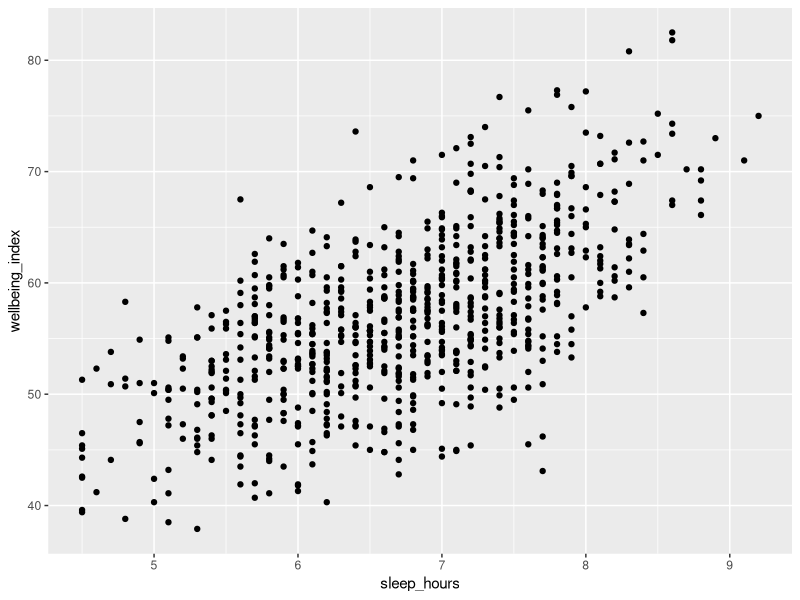
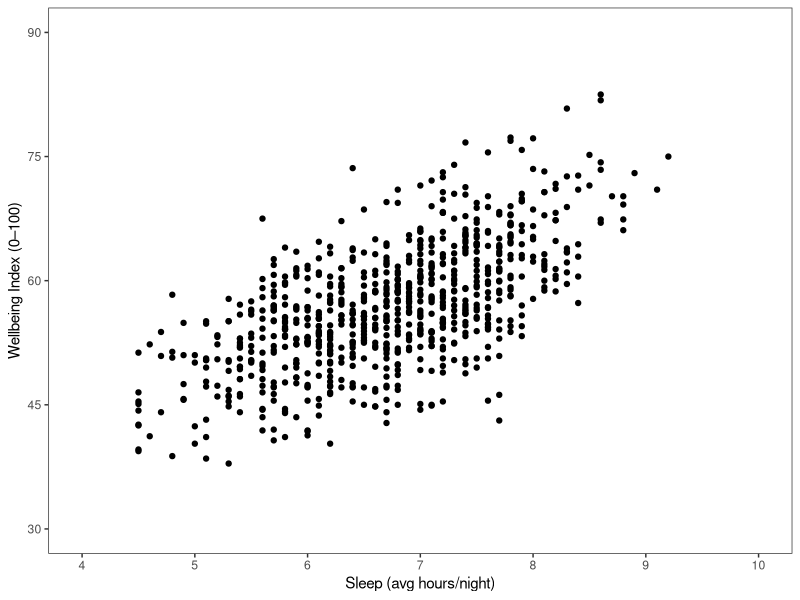
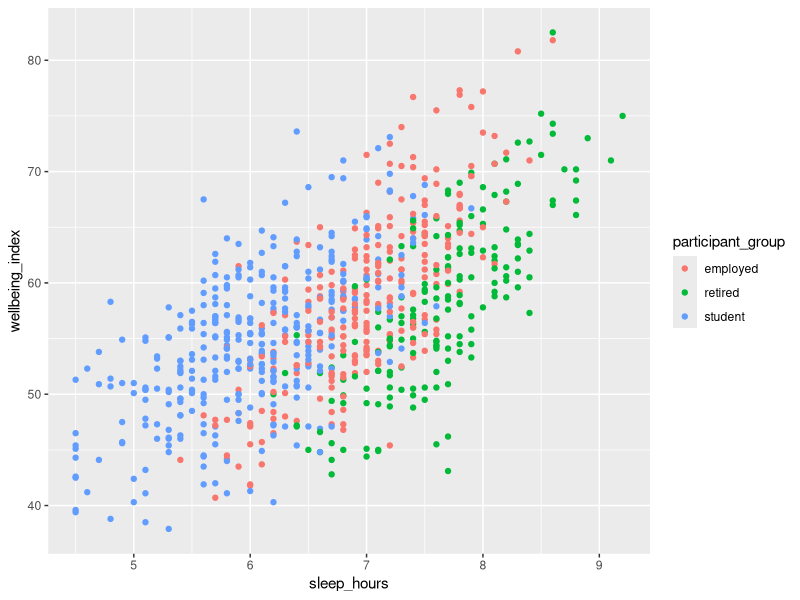
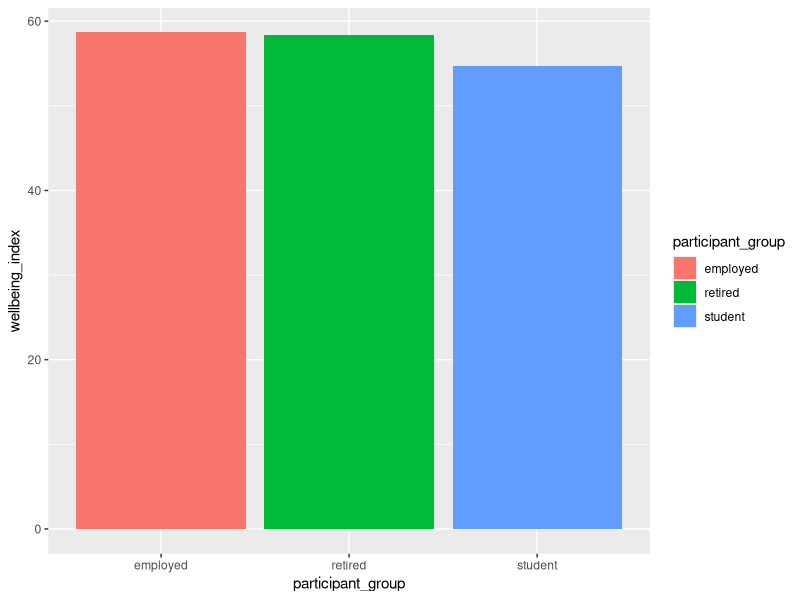
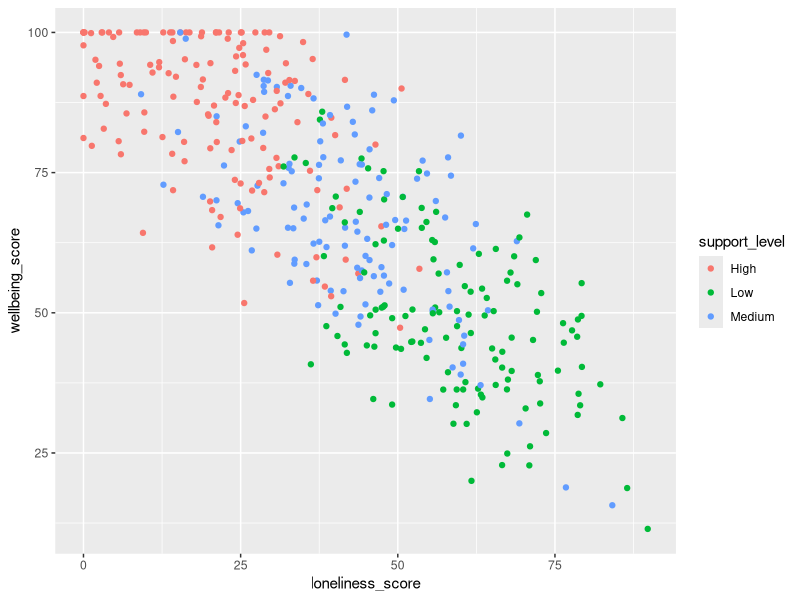
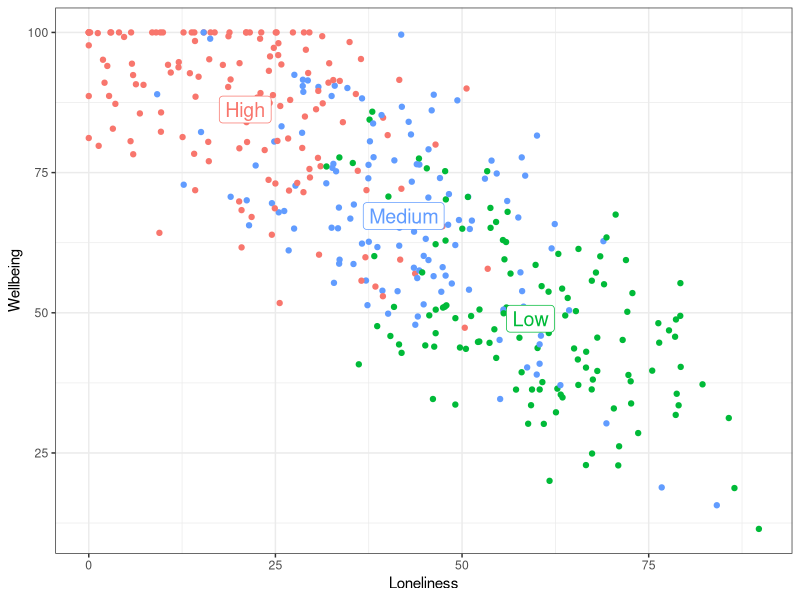
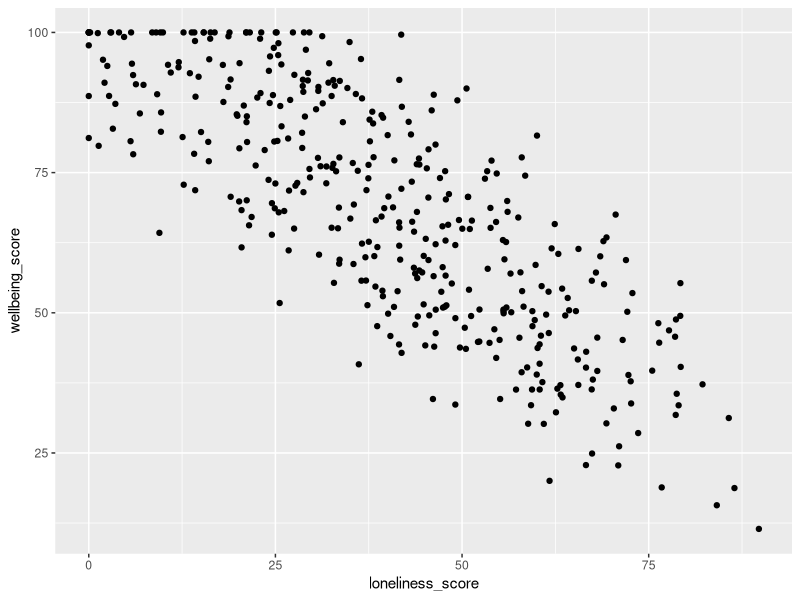
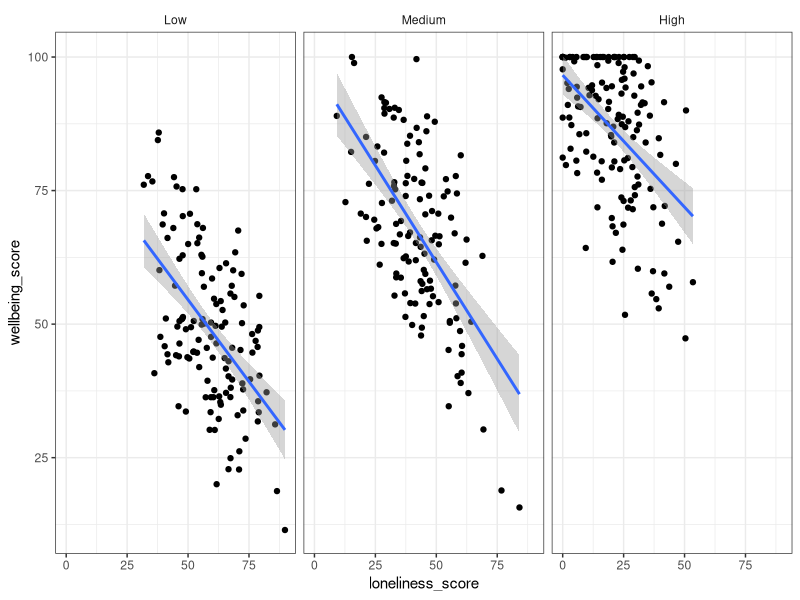

These charts were generated, in order, by the following R code:
## ---- chunk 1
#| include: false
library(tidyverse)
library(here)
library(viridis)   # viridis palettes
library(RColorBrewer) # brewer palettes
library(patchwork) # combine plots
## ---- chunk 2
#| include: false
wellbeing <- read_csv(here("data-vis", "data", "wellbeing_dataset.csv")) 
therapy <- read_csv(here("data-vis", "data", "therapy_dataset.csv")) 
## ---- chunk 3
head(wellbeing)
head(therapy)
## ---- chunk 4
library(viridis)   # viridis palettes
library(RColorBrewer) # brewer palettes
library(patchwork) # combine plots
## ---- chunk 5
ggplot(wellbeing, aes(x = sleep_hours, y = wellbeing_index)) +
  geom_point()
## ---- chunk 6
#| echo: false
ggplot(wellbeing, aes(x = sleep_hours, y = wellbeing_index)) +
  geom_point() +
  coord_cartesian(xlim = c(4, 10), ylim = c(30, 90)) +
  scale_x_continuous(breaks = 4:10) +
  scale_y_continuous(breaks = seq(30, 90, by = 15)) +
  labs(x = "Sleep (avg hours/night)", y = "Wellbeing Index (0–100)") +
  theme_bw() +
  theme(panel.grid = element_blank())
  
## ---- chunk 7
ggplot(wellbeing, aes(x = sleep_hours, y = wellbeing_index)) +
  geom_point(aes(color = participant_group))
## ---- chunk 8
ggplot(wellbeing, aes(x = participant_group, y = wellbeing_index)) +
  stat_summary(aes(fill = participant_group), fun = "mean", geom = "bar")
## ---- chunk 9
ggplot(therapy, aes(x = loneliness_score, y = wellbeing_score)) +
  geom_point(aes(color = support_level))
## ---- chunk 10
#| echo: false

centers <- therapy %>%
  group_by(support_level) %>%
  summarise(
    loneliness_center = mean(loneliness_score, na.rm = TRUE),
    wellbeing_center = mean(wellbeing_score, na.rm = TRUE)
  )

centers
## ---- chunk 11
#| echo: false

ggplot(therapy, aes(x = loneliness_score, y = wellbeing_score)) +
  geom_point(aes(color = support_level), show.legend = FALSE) +
  geom_label(
    data = centers,
    aes(loneliness_center, wellbeing_center, label = support_level, color = support_level),
    size = 5, show.legend = FALSE
  ) +
  labs(x = "Loneliness", y = "Wellbeing") +
  theme_bw()
## ---- chunk 12
#| echo: false
therapy <- therapy %>%
  mutate(support_level = factor(support_level, levels = c("Low", "Medium", "High")))
## ---- chunk 13
ggplot(therapy, aes(x = loneliness_score, y = wellbeing_score)) +
  geom_point()
## ---- chunk 14
#| echo: false
ggplot(therapy, aes(x = loneliness_score, y = wellbeing_score)) +
  facet_wrap(~support_level) +
  geom_point() +
  geom_smooth(method = "lm") +
  theme_bw() +
  theme(strip.background = element_blank())
## ---- chunk 15
ggplot(therapy, aes(x = loneliness_score, y = wellbeing_score)) +
  geom_point()
## ---- chunk 16
#| echo: false
ggplot(therapy, aes(x = loneliness_score, y = wellbeing_score)) +
  geom_point(aes(color = sleep_quality), alpha = .8) +
  scale_color_viridis(name = "Sleep Quality", option = "magma", breaks = seq(2, 10, by = 2)) +
  labs(x = "Loneliness", y = "Wellbeing") +
  theme_bw() +
  theme(strip.background = element_blank(),
        legend.position = "top")
## ---- chunk 17
#| echo: false
ggplot(therapy, aes(x = loneliness_score, y = wellbeing_score)) +
  facet_grid(sex ~ therapy, labeller = labeller(
    therapy = ~ paste("Therapy:", .x),
    sex     = ~ paste("Sex:", .x))) +
  geom_point(aes(color = sleep_quality), alpha = .8) +
  scale_color_viridis(name = "Sleep Quality", option = "magma", breaks = seq(2, 10, by = 2)) +
  labs(x = "Loneliness", y = "Wellbeing") +
  theme_bw() +
  theme(strip.background = element_blank(),
        legend.position = "top")
